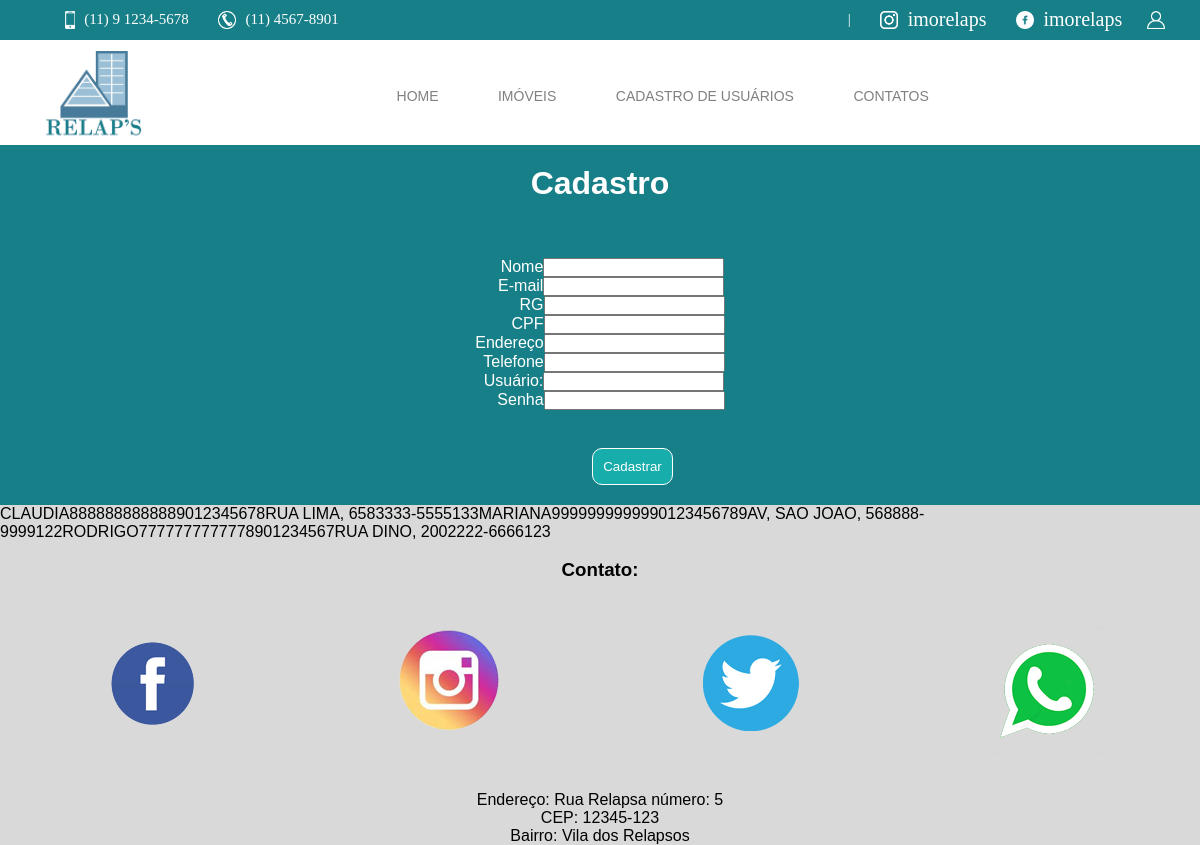
Before: /Cliente/cadastro_Clientes.php with the older database file.
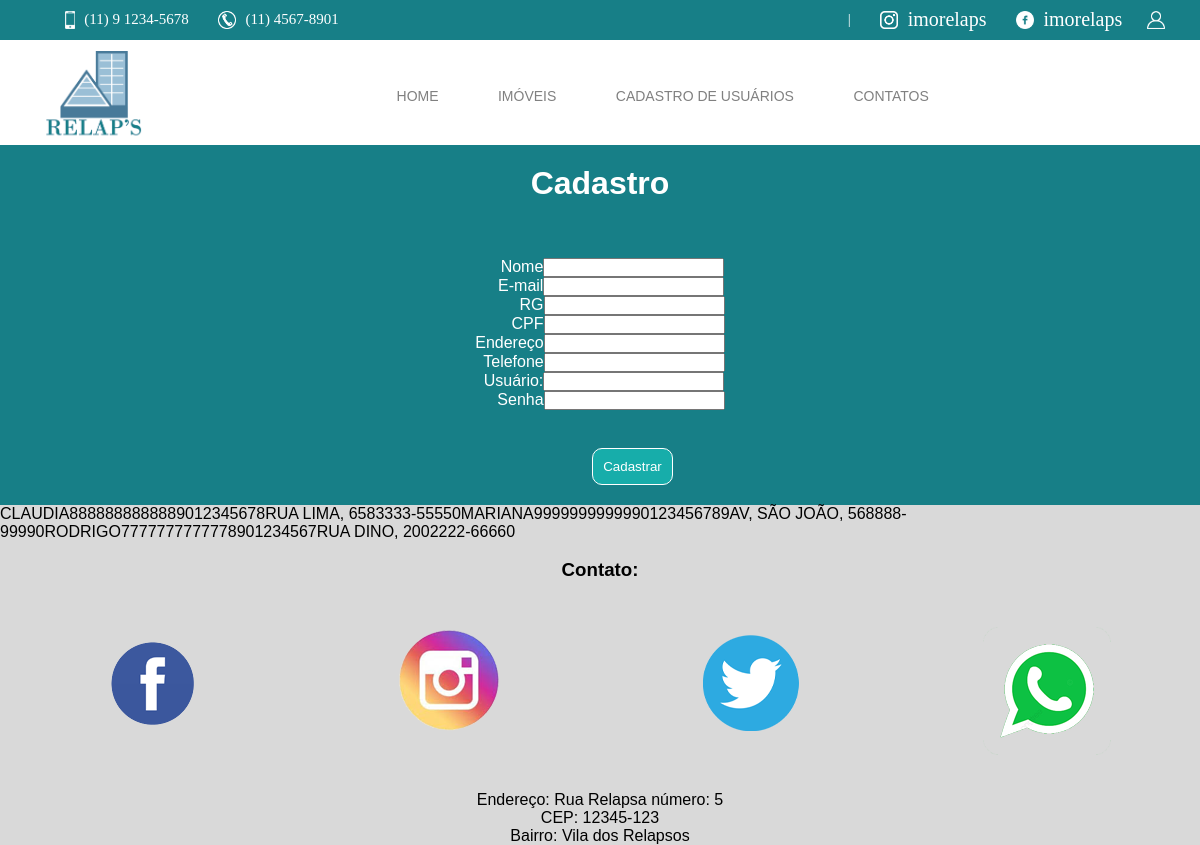
After: the same page with the newer database file.
### tables this page shows
CREATE TABLE `clientes` (
  `codigo` int(4) NOT NULL,
  `nome` varchar(30) NOT NULL,
  `rg` varchar(11) NOT NULL,
  `cpf` char(11) NOT NULL,
  `endereco` varchar(30) NOT NULL,
  `telefone` varchar(11) NOT NULL,
  `email` varchar(20) NOT NULL,
  `login` varchar(10) NOT NULL,
  `senha` int(4) NOT NULL,
  `token` varchar(32) NOT NULL
);

### Cliente/cadastro_Clientes.php (the view, shortened to what this page needs)
<?php
 include 'conexao.php';
?>
<!DOCTYPE html>
<html lang="pt-br">
<head>
    <link rel = "stylesheet" href="css/style.css" type = "text/css">
</head>
<body>
    <header class = "header-1">
 <div class= "info">
        <ul>
            <li><img src="imagens\celularbranco.png"></li>
            <li><p>(11) 9 1234-5678</p></li>
            <li><img src="imagens\telefonebranco.png"></li>
            <li><p>(11) 4567-8901</p></li>
            <li style = "margin-left: 500px;color:white"><p>|</p></li>
            <li><img src="imagens\instagram.png"></li>
            <li style = "font-size: 20px;"><p>imorelaps</p></li>
            <li><img src="imagens\facebook.png"></li>
            <li style = "font-size: 20px;"><p>imorelaps</p></li>
            <li style = "margin-left: auto;"><a href = "login.php"><img src="imagens\perfil.png"></a></li>
            <li style = "font-size: 20px;font-weight: bold;"><a style = "color:white;text-decoration: none;" href="login.php">Login</a></li>
    </ul>
    </div>
    </header>
    <div class = "header-2">
            <ul>
            <li><img src="imagens\relapsoslogo.png"></li>
            <li style = "margin-left:200px;"><a href = "index.php">HOME</a></li>
            <li><a href = "imoveis.php">IMÓVEIS</a></li>
            <li><a href = "cadastro_Clientes.php">CADASTRO DE USUÁRIOS</a></li>
            <li><a href = "contatos_login.php">CONTATOS</a></li>
            </ul>
        </div>
   <div class = "cadastrarcliente" style = "
background-color:rgb(23, 127, 135);
width: 100%;
height: 100%;
">
    <center>
    <h1 style = "color:white;margin-top: 20px;"> Cadastro</h1><br><br>
    </center>
    <center>
    <form style = "color:white;" action="" name="">
        <p style="margin-left: 25px">Nome<input  type="text" name="nome" value=""></p>
        <p style="margin-left: 22.5px">E-mail<input type="text" name="email" value=""></p>
        <p style="margin-left: 44px;">RG<input type="text" name="nome" value=""> </p>
        <p style="margin-left: 36px;">CPF<input type="text" name="cpf" value=""></p>
        <p style="margin-left: 0px;">Endereço<input type="text" name="endereco" value=""></p>
        <p style="margin-left: 8px;">Telefone<input type="text" name="telefone" value=""></p>
        <p style="margin-left: 8px;">Usuário:<input type="text" name="usuario" value=""></p>
        <p style="margin-left: 22px;">Senha<input type="password" name="senha" value=""></p><br>
        <input style="padding:10px;border:1px solid white;border-radius: 10px;background-color:rgb(23,173,170);color:white;margin:20px;margin-left:85px;" type="submit" value="Cadastrar" onload="function cadastrar()">
    </form>
</center>
</div>
    <?php
    $sql =  "SELECT *
            FROM clientes
            ORDER BY nome";
    $tabela = mysqli_query($conexao, $sql);
    while ($linha = mysqli_fetch_array($tabela))
    {
    echo $linha['nome'];
    echo $linha['rg'];
    echo $linha['cpf'];
    echo $linha['endereco'];
    echo $linha['telefone'];
    echo $linha['senha'];
    }
?>
</body>
<footer>
        <center>
            <br>
            <h3 class="">Contato:</h3><br>
            <a href="https://www.facebook.com/relapso.relapsus.5" target="_blank"><img src="imagens\logo_facebook.png"></a>
            <a href="https://www.instagram.com/liderrelapsos/" target="_blank"><img src="imagens\logo_instagram.png"></a>
            <a href="https://twitter.com/RelapsoR" target="_blank"><img src="imagens\logo_twitter.png"></a>
            <a href=""><img src="imagens\logo_whatsapp.png"></a>
            <br><br>
            <p>Endereço: Rua Relapsa número: 5</p>
            <p>CEP: 12345-123</p>
            <p>Bairro: Vila dos Relapsos</p>
        </center>
    </footer>
</html>

### Cliente/css/style.css (style rules this page uses)
* { margin: 0px; padding: 0px; box-sizing: border-box; }
body { background-color:rgb(217, 217, 217); }
body { height: 100%; display:flex; justify-content: space-around; align-items: center; flex-direction: column; font-family: sans-serif; }
h1 { color: rgb(23,127,135); margin-bottom: 20px; }
a { color:white; text-decoration: none; }
header { background-color: rgb(23, 127, 135); min-height: 30px; max-height: 40px; width: 100%; }
header p { color:white; }
ul { margin:auto; list-style-type: none; display:inline-block; margin-left: 40px; vertical-align: middle }
li { margin:auto; list-style-type: none; display:inline-block; margin-left: 5px; padding-bottom: 6px; padding-top:6px; font-family: "Calibri"; font-size: 15px; vertical-align: middle }
.info img { margin-left:20px; max-height: 18px; margin-top: 5px; }
.header-2 { background-color: white; margin:auto; height: 105px; width: 100%; vertical-align: middle; }
.header-2 ul li { margin-top: 0px; }
.header-2 a { font-size: 14px; color:gray; text-decoration: none; margin:auto; margin-left: 50px; font-family: "Arial"; vertical-align: middle; }
.header-2 img { max-height: 90px; margin-top: 5px; }

Changed rows visible on the page:
changed clientes "CLAUDIA": senha "133" → "0"
changed clientes "MARIANA": endereco "AV, SAO JOAO, 56" → "AV, SÃO JOÃO, 56"; senha "122" → "0"
changed clientes "RODRIGO": senha "123" → "0"
